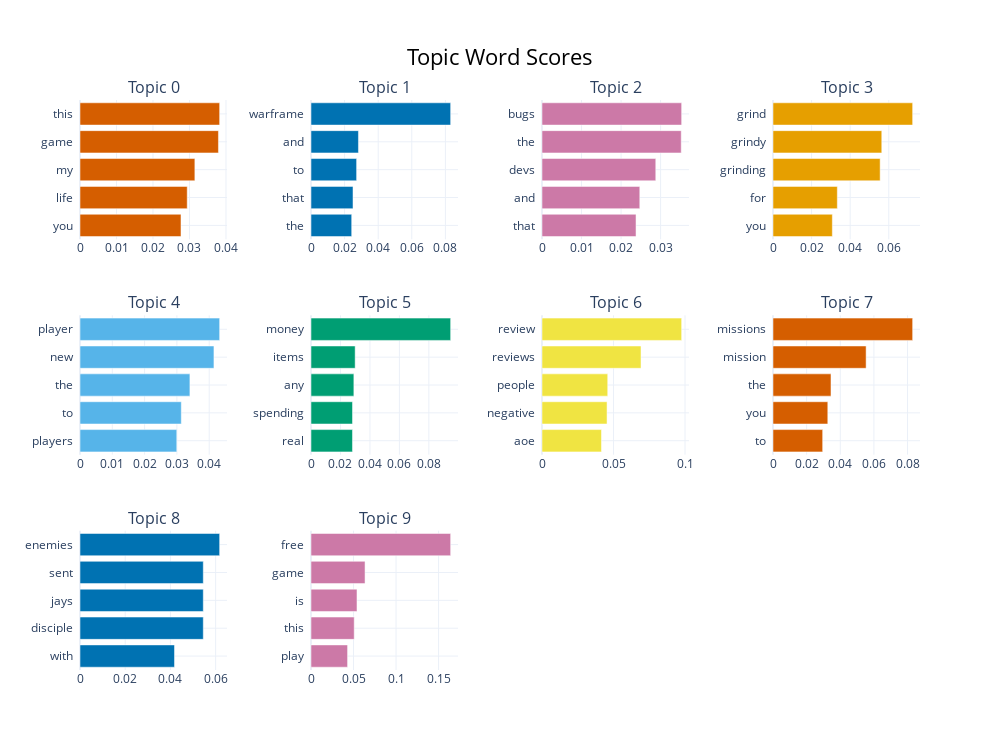

Notebook cell for this chart:
### Code cell
# 부정 리뷰
topic_model_negative.visualize_barchart(top_n_topics=10)

### Figure 1 — Plotly figure (JSON) as saved in the notebook; plotly's stock layout.template omitted (floating-point values rounded to 4 significant figures)
{"data": [{"marker": {"color": "#D55E00"}, "orientation": "h", "type": "bar", "x": [0.02767, 0.02938, 0.03148, 0.03794, 0.03826], "xaxis": "x", "y": ["you  ", "life  ", "my  ", "game  ", "this  "], "yaxis": "y"}, {"marker": {"color": "#0072B2"}, "orientation": "h", "type": "bar", "x": [0.02423, 0.02501, 0.02715, 0.02825, 0.08314], "xaxis": "x2", "y": ["the  ", "that  ", "to  ", "and  ", "warframe  "], "yaxis": "y2"}, {"marker": {"color": "#CC79A7"}, "orientation": "h", "type": "bar", "x": [0.02378, 0.02473, 0.02878, 0.03522, 0.03532], "xaxis": "x3", "y": ["that  ", "and  ", "devs  ", "the  ", "bugs  "], "yaxis": "y3"}, {"marker": {"color": "#E69F00"}, "orientation": "h", "type": "bar", "x": [0.03076, 0.03334, 0.05553, 0.05637, 0.07238], "xaxis": "x4", "y": ["you  ", "for  ", "grinding  ", "grindy  ", "grind  "], "yaxis": "y4"}, {"marker": {"color": "#56B4E9"}, "orientation": "h", "type": "bar", "x": [0.02997, 0.03137, 0.03403, 0.04147, 0.04324], "xaxis": "x5", "y": ["players  ", "to  ", "the  ", "new  ", "player  "], "yaxis": "y5"}, {"marker": {"color": "#009E73"}, "orientation": "h", "type": "bar", "x": [0.02815, 0.02817, 0.0291, 0.02997, 0.09478], "xaxis": "x6", "y": ["real  ", "spending  ", "any  ", "items  ", "money  "], "yaxis": "y6"}, {"marker": {"color": "#F0E442"}, "orientation": "h", "type": "bar", "x": [0.04157, 0.04549, 0.04596, 0.06923, 0.09765], "xaxis": "x7", "y": ["aoe  ", "negative  ", "people  ", "reviews  ", "review  "], "yaxis": "y7"}, {"marker": {"color": "#D55E00"}, "orientation": "h", "type": "bar", "x": [0.02953, 0.03258, 0.03447, 0.05536, 0.08303], "xaxis": "x8", "y": ["to  ", "you  ", "the  ", "mission  ", "missions  "], "yaxis": "y8"}, {"marker": {"color": "#0072B2"}, "orientation": "h", "type": "bar", "x": [0.0418, 0.05454, 0.05454, 0.05454, 0.06177], "xaxis": "x9", "y": ["with  ", "disciple  ", "jays  ", "sent  ", "enemies  "], "yaxis": "y9"}, {"marker": {"color": "#CC79A7"}, "orientation": "h", "type": "bar", "x": [0.04299, 0.05082, 0.05408, 0.06354, 0.1642], "xaxis": "x10", "y": ["play  ", "this  ", "is  ", "game  ", "free  "], "yaxis": "y10"}], "layout": {"annotations": [{"font": {"size": 16}, "showarrow": false, "text": "Topic 0", "x": 0.0875, "xanchor": "center", "xref": "paper", "y": 1, "yanchor": "bottom", "yref": "paper"}, {"font": {"size": 16}, "showarrow": false, "text": "Topic 1", "x": 0.3625, "xanchor": "center", "xref": "paper", "y": 1, "yanchor": "bottom", "yref": "paper"}, {"font": {"size": 16}, "showarrow": false, "text": "Topic 2", "x": 0.6375, "xanchor": "center", "xref": "paper", "y": 1, "yanchor": "bottom", "yref": "paper"}, {"font": {"size": 16}, "showarrow": false, "text": "Topic 3", "x": 0.9125, "xanchor": "center", "xref": "paper", "y": 1, "yanchor": "bottom", "yref": "paper"}, {"font": {"size": 16}, "showarrow": false, "text": "Topic 4", "x": 0.0875, "xanchor": "center", "xref": "paper", "y": 0.6222, "yanchor": "bottom", "yref": "paper"}, {"font": {"size": 16}, "showarrow": false, "text": "Topic 5", "x": 0.3625, "xanchor": "center", "xref": "paper", "y": 0.6222, "yanchor": "bottom", "yref": "paper"}, {"font": {"size": 16}, "showarrow": false, "text": "Topic 6", "x": 0.6375, "xanchor": "center", "xref": "paper", "y": 0.6222, "yanchor": "bottom", "yref": "paper"}, {"font": {"size": 16}, "showarrow": false, "text": "Topic 7", "x": 0.9125, "xanchor": "center", "xref": "paper", "y": 0.6222, "yanchor": "bottom", "yref": "paper"}, {"font": {"size": 16}, "showarrow": false, "text": "Topic 8", "x": 0.0875, "xanchor": "center", "xref": "paper", "y": 0.2444, "yanchor": "bottom", "yref": "paper"}, {"font": {"size": 16}, "showarrow": false, "text": "Topic 9", "x": 0.3625, "xanchor": "center", "xref": "paper", "y": 0.2444, "yanchor": "bottom", "yref": "paper"}], "height": 750, "hoverlabel": {"bgcolor": "white", "font": {"family": "Rockwell", "size": 16}}, "showlegend": false, "title": {"font": {"color": "Black", "size": 22}, "text": "Topic Word Scores", "x": 0.5, "xanchor": "center", "yanchor": "top"}, "width": 1000, "xaxis": {"anchor": "y", "domain": [0, 0.175], "showgrid": true}, "xaxis10": {"anchor": "y10", "domain": [0.275, 0.45], "showgrid": true}, "xaxis11": {"anchor": "y11", "domain": [0.55, 0.725], "showgrid": true}, "xaxis12": {"anchor": "y12", "domain": [0.825, 1], "showgrid": true}, "xaxis2": {"anchor": "y2", "domain": [0.275, 0.45], "showgrid": true}, "xaxis3": {"anchor": "y3", "domain": [0.55, 0.725], "showgrid": true}, "xaxis4": {"anchor": "y4", "domain": [0.825, 1], "showgrid": true}, "xaxis5": {"anchor": "y5", "domain": [0, 0.175], "showgrid": true}, "xaxis6": {"anchor": "y6", "domain": [0.275, 0.45], "showgrid": true}, "xaxis7": {"anchor": "y7", "domain": [0.55, 0.725], "showgrid": true}, "xaxis8": {"anchor": "y8", "domain": [0.825, 1], "showgrid": true}, "xaxis9": {"anchor": "y9", "domain": [0, 0.175], "showgrid": true}, "yaxis": {"anchor": "x", "domain": [0.7556, 1], "showgrid": true}, "yaxis10": {"anchor": "x10", "domain": [0, 0.2444], "showgrid": true}, "yaxis11": {"anchor": "x11", "domain": [0, 0.2444], "showgrid": true}, "yaxis12": {"anchor": "x12", "domain": [0, 0.2444], "showgrid": true}, "yaxis2": {"anchor": "x2", "domain": [0.7556, 1], "showgrid": true}, "yaxis3": {"anchor": "x3", "domain": [0.7556, 1], "showgrid": true}, "yaxis4": {"anchor": "x4", "domain": [0.7556, 1], "showgrid": true}, "yaxis5": {"anchor": "x5", "domain": [0.3778, 0.6222], "showgrid": true}, "yaxis6": {"anchor": "x6", "domain": [0.3778, 0.6222], "showgrid": true}, "yaxis7": {"anchor": "x7", "domain": [0.3778, 0.6222], "showgrid": true}, "yaxis8": {"anchor": "x8", "domain": [0.3778, 0.6222], "showgrid": true}, "yaxis9": {"anchor": "x9", "domain": [0, 0.2444], "showgrid": true}}}
